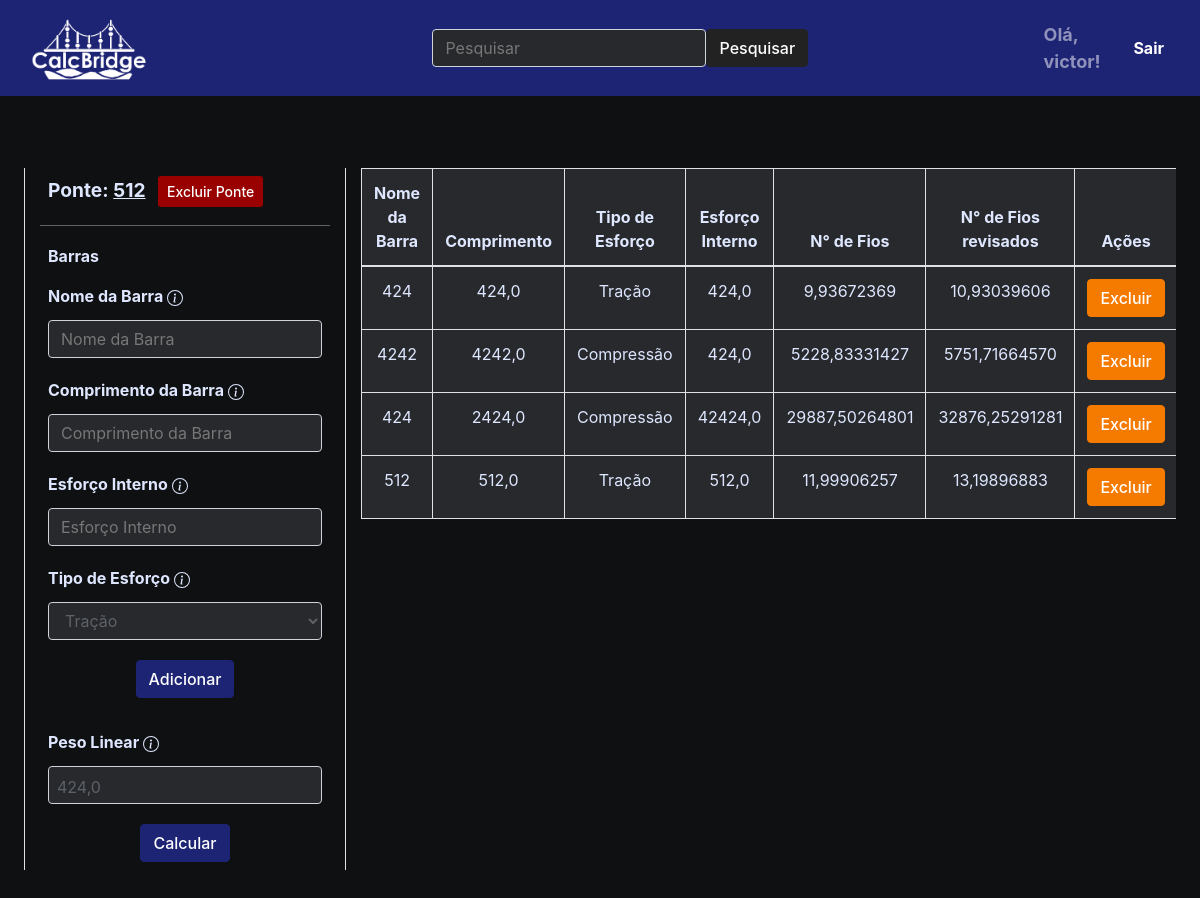
The page /ponte/victor/20/ (signed in) on the database its author committed.
### ponte/models.py (models this page shows, shortened)
class Ponte(models.Model):
    autor = models.ForeignKey(User, on_delete=models.CASCADE)
    nome_ponte = models.CharField(max_length=50)
    peso_linear = models.FloatField(null=True, blank=True)
    peso_metade = models.FloatField(null=True, blank=True)
    slug = models.SlugField(unique=True, blank=True, null=True)
    created_at = models.DateTimeField(auto_now_add=True)
    updated_at = models.DateTimeField(auto_now=True)
    cover = models.ImageField(upload_to='ponte/covers/%Y/%m/%d/', default='', blank=True)

class Barra(models.Model):
    ponte = models.ForeignKey(Ponte, on_delete=models.CASCADE, related_name='barras')
    nome = models.CharField(max_length=50)
    cm = models.FloatField(null=True)
    esforco_interno = models.FloatField(null=True)
    tipo = models.CharField(max_length=1, choices=tipos)
    n_fios = models.FloatField(null=True, blank=True)
    n_fios_revisados = models.FloatField(null=True, blank=True)
    created_at = models.DateTimeField(auto_now_add=True)
    updated_at = models.DateTimeField(auto_now=True)
    class Meta:
        verbose_name_plural = 'Barras'
    def calcular_numero_fios(self):
        if self.tipo == 'C':
            return math.sqrt((self.esforco_interno * (self.cm * 10) ** 2) / (27906 * 1 ** 4))
        elif self.tipo == 'T':
            return self.esforco_interno / 42.67
        else:
            return 0
    def calcular_numero_fios_revisados(self):
        numero_fios = self.calcular_numero_fios()
        numero_fios_revisados = numero_fios + (numero_fios * 0.1)
        return numero_fios_revisados

### ponte/views.py (the view)
# urls.py: path('ponte/<str:username>/<int:ponte_id>/', ponte_detail, name='ponte_detail'),
def ponte_detail(request, username, ponte_id):
    ponte = get_object_or_404(Ponte, id=ponte_id, autor__username=username)
    barras = Barra.objects.filter(ponte=ponte)
    resultado_total = calcular_resultado_total(request, username, ponte_id)
    return render(request, 'ponte/pages/resultados.html', {'ponte': ponte, 'barras': barras, 'resultado_total': resultado_total})

### ponte/views.py (called while the page is built)
def calcular_resultado_total(request, username, ponte_id):
    ponte = get_object_or_404(Ponte, id=ponte_id, autor__username=username)
    barras = Barra.objects.filter(ponte=ponte)
    resultado_total = 0
    for barra in barras:
        numero_fios = barra.calcular_numero_fios()
        numero_fios_revisados = barra.calcular_numero_fios_revisados()
        barra.n_fios = numero_fios
        barra.n_fios_revisados = numero_fios_revisados
        barra.save()
        resultado_barra = barra.cm * numero_fios_revisados
        resultado_total += resultado_barra
    ponte.peso_metade = resultado_total
    ponte.save()

### ponte/templates/ponte/pages/resultados.html (shortened to what this page needs)
{% extends 'global/base.html' %}
{% load static %}
{% block content %}
<br><br>
<div class="container-fluid d-flex flex-column">
  <div class="row p-4 d-flex justify-content-center">
    <div class="col-sm-auto text-left border-right border-left mb-3">
      {% include "ponte/partials/newbarra.html" %}
      {% include "ponte/partials/table.html" %}
    </div>
  </div>
{% endblock content %}

### ponte/templates/ponte/partials/navbar1.html (shortened to what this page needs)
{% load static %}
<nav class="navbar navbar-dark bg-primary navbar-expand-lg p-0 w-100">
    <div class="container-fluid">
        <a class="navbar-brand"
            href="{% url 'index' %} ">
            <img src="{% static 'ponte/icons/logomarcacalc.png' %}"
                alt="Logo"
                width="150"
                height="80"
                class="d-inline-block align-text-top"
                style="filter: brightness(1.0)" />
        </a>
        <div class="collapse navbar-collapse"
            id="navbarNavDropdown">
            <ul class="navbar-nav">
                <li class="nav-item">
                </li>
            </ul>
        </div>
        <div class="container-fluid d-flex justify-content-center padding">
            <form class="d-flex" action="{% url 'index' %}" method="GET">
                <input class="form-control me-2" type="search" name="q" placeholder="Pesquisar" aria-label="Pesquisar">
                <button class="btn btn-dark" type="submit">Pesquisar</button>
            </form>
        </div>
        {% if user.is_authenticated %}
        <span class="navbar-text">
            <strong>Olá, {{ user.username }}!</strong>
        </span>
        <form action="{% url 'logout' %}" method="post" class="d-inline">
            <button type="submit" class="btn btn-primary ml-2 mr-2 font-weight-bold" role="button">Sair</button>
        </form>
    {% else %}
        <a href="{% url 'login' %}" class="btn btn-primary ml-2 mr-2 font-weight-bold" role="button">Login</a>
        <a href="{% url 'register' %}" class="btn btn-primary ml-2 mr-2 font-weight-bold" role="button">Registrar</a>
    {% endif %}
    </div>
</nav>

### ponte/templates/ponte/partials/newbarra.html (shortened to what this page needs)
<div class="font-weight-bold p-2" style="font-size: 1.2em;">Ponte:  <u>{{ ponte.nome_ponte }}</u>
    <form action="{% url 'excluir_ponte' ponte.autor.username ponte.id %}" method="post" style="display:inline;">
        <button type="submit" class="btn btn-sm ml-2" style="background-color: #990000; color: #ffffff;">Excluir Ponte</button>
    </form>
</div>
<div style="border-bottom: 1px solid #5d6269; margin-top: 10px; margin-bottom: 10px;"></div>
<div class="align-self-start font-weight-bold p-2">Barras</div>
<form id="addTodoForm"
    method="post"
    action="{% url 'adicionar_barra' username=ponte.autor.username ponte_id=ponte.id %}">
    <div class="align-self-center font-weight-bold p-2">
        <label for="nome-barra">Nome da Barra</label>
        <a tabindex="0"
            role="button"
            data-bs-toggle="popover"
            data-bs-trigger="focus"
            data-bs-content="Insira o nome da barra">
        </a>
        <input style="background-color: #27292c; color: #5d6269;"
            type="text"
            class="form-control mt-1 mb-1"
            id="nome-barra"
            name="nome-barra"
            placeholder="Nome da Barra" />
    </div>
    <div class="align-self-center font-weight-bold p-2">
        <label for="comprimento-barra">Comprimento da Barra</label>
        <a tabindex="0"
            role="button"
            data-bs-toggle="popover"
            data-bs-trigger="focus"
            data-bs-content="Insira o comprimento da Barra em CM">
        </a>
        <input style="background-color: #27292c; color: #5d6269;"
            type="text"
            class="form-control mt-1 mb-1"
            id="comprimento-barra"
            name="comprimento-barra"
            placeholder="Comprimento da Barra" />
    </div>
    <div class="align-self-center font-weight-bold p-2">
        <label for="esforco-interno">Esforço Interno</label>
        <a tabindex="0"
            role="button"
            data-bs-toggle="popover"
            data-bs-trigger="focus"
            data-bs-content="Informe o esforço interno">
        </a>
        <input style="background-color: #27292c; color: #5d6269;"
            type="text"
            class="form-control mt-1 mb-1"
            id="esforco-interno"
            name="esforco-interno"
            placeholder="Esforço Interno" />
    </div>
    <div class="align-self-center font-weight-bold p-2">
        <label for="tipo-esforco">Tipo de Esforço</label>
        <a tabindex="0"
            role="button"
            data-bs-toggle="popover"
            data-bs-trigger="focus"
            data-bs-content="Selecione o tipo de esforço.">
        </a>
        <select class="form-control mt-1 mb-1"
            id="tipo-esforco"
            name="tipo-esforco"
            style="background-color: #27292c; color: #5d6269;">
            <option value="T">Tração</option>
        </select>
    </div>
    <div class="align-self-center mb-3 p-2 d-flex justify-content-center">
        <button type="submit"
            class="btn btn-primary ">Adicionar</button>
    </div>
</form>
<form id="updateTodoForm"
    method="post"
    action="#">
    <div class="align-self-center font-weight-bold p-2">
        <label for="peso-linear">Peso Linear</label>
        <a tabindex="0"
            role="button"
            data-bs-toggle="popover"
            data-bs-trigger="focus"
            data-bs-content="O peso linear da ponte é especificado durante a sua criação">
        </a>
        <div style="background-color: #27292c; color: #5d6269;"
            class="form-control mt-1 mb-1 p-2"
            id="peso-linear">
            {{ ponte.peso_linear }}
        </div>
    </div>
    <div class="align-self-end p-2 d-flex justify-content-center">
        <form id="calcular-form"
            action="{% url 'calcular_resultado_total' ponte.autor.username ponte.id %}"
            method="post">
            <button type="button"
                class="btn btn-primary"
                data-bs-toggle="modal"
                data-bs-target="#exampleModal">
                Calcular
            </button>
        </form>
    </div>
</form>
</div>

### ponte/templates/ponte/partials/table.html (shortened to what this page needs)
<div class="col-sm mx-auto text-center table-responsive">
    <table class="table table-bordered" style="background-color: #27292c; color: #dee7ff;">
        <thead>
            <tr>
                <th scope="col">Nome da Barra</th>
                <th scope="col">Comprimento</th>
                <th scope="col">Tipo de Esforço</th>
                <th scope="col">Esforço Interno</th>
                <th scope="col">N° de Fios</th>
                <th scope="col">N° de Fios revisados</th>
                <th scope="col">Ações</th>
            </tr>
        </thead>
        <tbody>
            {% for barra in barras %}
            <tr>
                <td class="text-center">{{ barra.nome }}</td>
                <td class="text-center">{{ barra.cm }}</td>
                <td class="text-center">
                    {% if barra.tipo == "T" %}
                        Tração
                    {% elif barra.tipo == "C" %}
                        Compressão
                    {% else %}
                        {{ barra.tipo }}
                    {% endif %}
                </td>
                <td class="text-center">{{ barra.esforco_interno }}</td>
                <td class="text-center">{{ barra.calcular_numero_fios|floatformat:"8" }}</td>
                <td class="text-center">{{ barra.calcular_numero_fios_revisados|floatformat:"8" }}</td>
                <td class="text-center">
                    <form method="post" action="{% url 'excluir_barra' username=ponte.autor.username ponte_id=ponte.id barra_id=barra.id %}">
                        <button class="btn btn-danger" type="submit">Excluir</button>
                    </form>
                </td>
            </tr>
            {% endfor %}
        </tbody>
    </table>
</div>

### rows shown on the page
Ponte: nome_ponte "512", peso_linear "424,0"
Barra: nome "424", cm "424,0", shows "Tração", esforco_interno "424,0", calcular_numero_fios "9,93672369", calcular_numero_fios_revisados "10,93039606"
Barra: nome "4242", cm "4242,0", shows "Compressão", esforco_interno "424,0", calcular_numero_fios "5228,83331427", calcular_numero_fios_revisados "5751,71664570"
Barra: nome "424", cm "2424,0", shows "Compressão", esforco_interno "42424,0", calcular_numero_fios "29887,50264801", calcular_numero_fios_revisados "32876,25291281"
Barra: nome "512", cm "512,0", shows "Tração", esforco_interno "512,0", calcular_numero_fios "11,99906257", calcular_numero_fios_revisados "13,19896883"

### other values the page prints
{{ user.username }} "victor"
